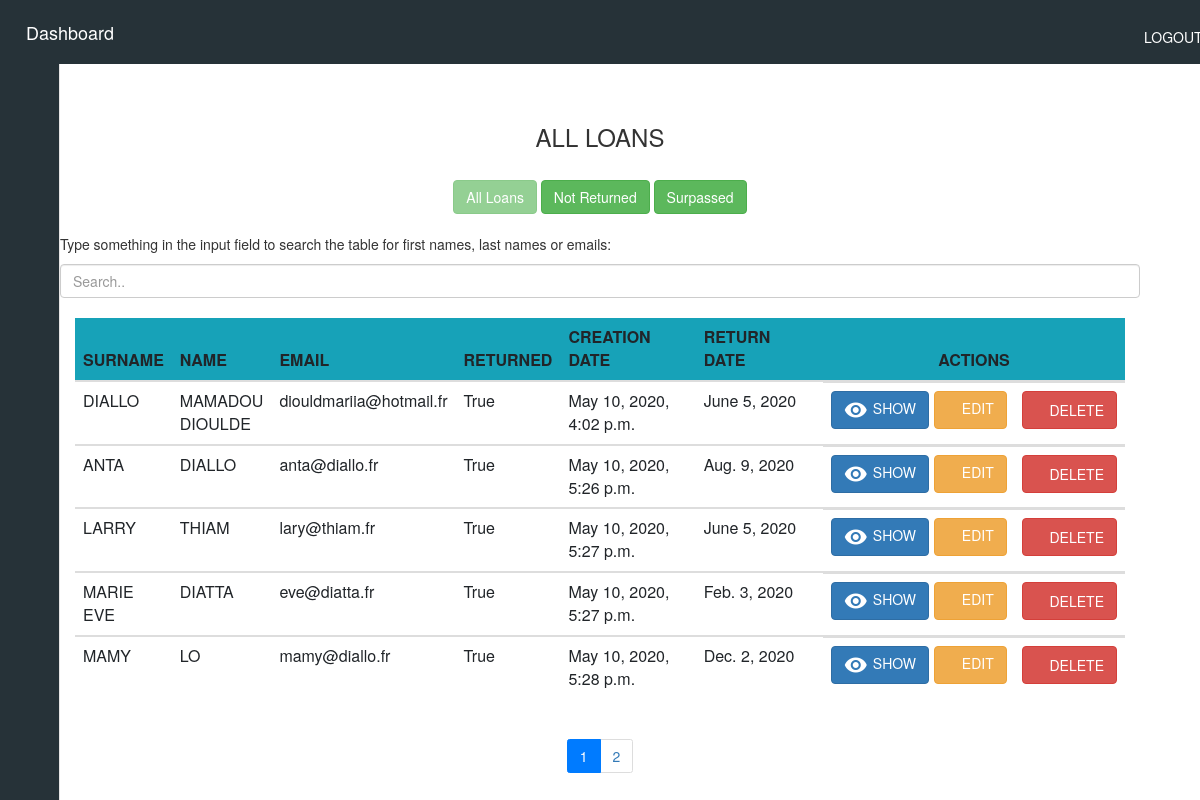
The page /allLoan (signed in) on the database as committed earlier.
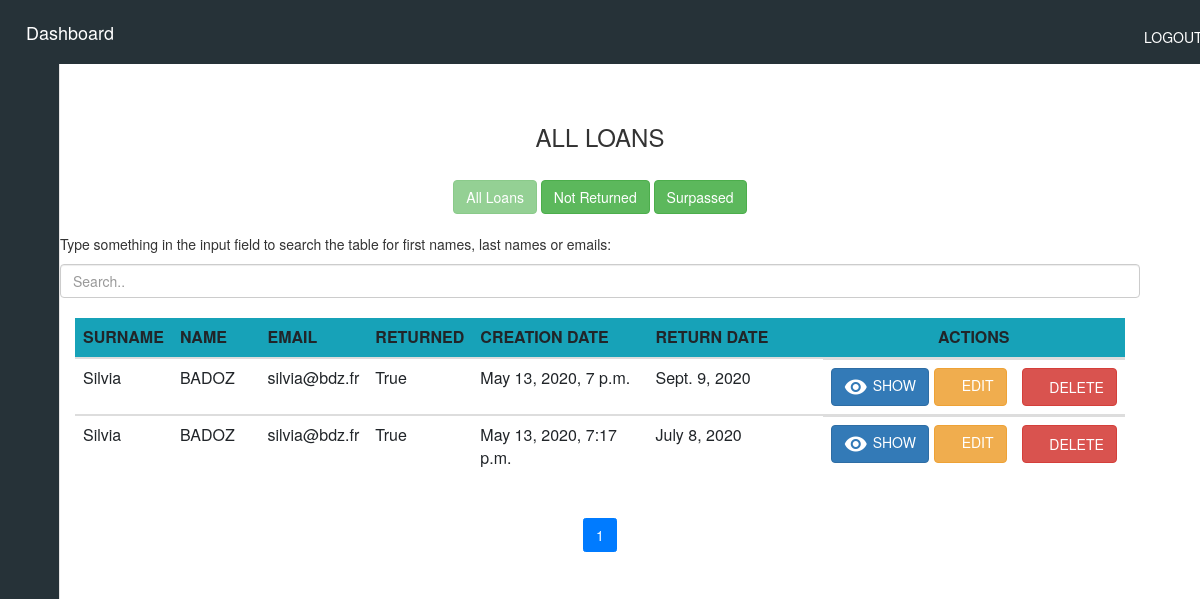
The same page on the database as committed later.
### siteWeb/models.py (models this page shows, shortened)
class Loan(models.Model):
    user = models.ForeignKey(settings.AUTH_USER_MODEL, on_delete=models.CASCADE)
    ordered = models.BooleanField(default=False)
    returned = models.BooleanField(default=False)
    creation_date_loan = models.DateTimeField(default=timezone.now)
    expected_return_date = models.DateField(blank=True, null=True)
    return_date = models.DateField(null=True)
    loaner = models.ForeignKey(Loaner, on_delete=models.CASCADE, blank=False, null=True)
    materials = models.ManyToManyField(LoanMaterial)

class Loaner(models.Model):
    last_name = models.CharField(max_length=255)
    first_name = models.CharField(max_length=255)
    email = models.EmailField(max_length=255, unique=True)
    establishment = models.CharField(max_length=250)
    creation_date = models.DateTimeField(auto_now_add=True)

### siteWeb/views.py (the view)
# urls.py: path('allLoan', views.allLoan, name='allLoan'),
def allLoan(request):
    loan_all = Loan.objects.filter(ordered=True)
    paginator = Paginator(loan_all, per_page=5)
    page_number = request.GET.get('page', 1)
    page_obj = paginator.get_page(page_number)
    return render(request, 'siteWeb/all_Loan.html',
                  {'loan_all': page_obj.object_list, 'paginator': paginator, 'page_number': int(page_number)})

### siteWeb/templates/siteWeb/all_Loan.html (shortened to what this page needs)
{% include "siteWeb/includes/dashboard.html" %}
{% load static %}
{% load crispy_forms_tags %}
{% block content %}
<head>
</head>
<main>
    {% if user.is_authenticated %}
    <body>
    <div class="container">
        <div class="container-fluid">
            <br>
            <center><h3>ALL LOANS</h3></center>
            <br>
            <center>
                <a class="btn btn-success" href="allLoan" disabled>All Loans</a>
                <a class="btn btn-success" href="notReturnedLoan">Not Returned</a>
                <a class="btn btn-success" href="LoanSurpassed">Surpassed</a>
            </center>
            <br>
            <p>Type something in the input field to search the table for first names, last names or emails:</p>
            <input class="form-control" id="myInput" type="text" placeholder="Search..">
            <br>
            <div class="table-responsive table-body" id="table1">
                <table id="loanTable" class="table container-fluid table-responsive">
                    <thead class="bg-info">
                    <tr>
                        <th scope="col" class="col-md-1">SURNAME</th>
                        <th scope="col" class="col-md-1">NAME</th>
                        <th scope="col" class="col-md-1">EMAIL</th>
                        <th scope="col" class="col-md-1">RETURNED</th>
                        <th scope="col" class="col-md-2">CREATION DATE</th>
                        <th scope="col" class="col-md-2">RETURN DATE</th>
                        <th scope="col" class="col-md-2 text-center">ACTIONS</th>
                    </tr>
                    </thead>
                    {% for loan in loan_all %}
                    <tbody id="myTable">
                    <tr id="loan-{{loan.id}}">
                        <td>{{loan.loaner.last_name}}</td>
                        <td>{{loan.loaner.first_name}}</td>
                        <td>{{loan.loaner.email}}</td>
                        <td>{{loan.returned}}</td>
                        <td>{{loan.creation_date_loan}}</td>
                        <td>{{loan.expected_return_date}}</td>
                        <td class="d-flex">
                            <a href="/loan_id/{{loan.id}}" class="btn btn-primary mr-2 d-flex">
                                <span><i class="material-icons mr-2">remove_red_eye</i></span>SHOW
                            </a>
                            <a href="/updateLoan/{{loan.id}}" class="btn btn-warning mr-2">
                                <span><i class="far fa-edit"></i></span> EDIT
                            </a>
                            <button class="btn btn-danger ml-3" onClick="deleteLoan({{loan.id}})">
                                <span><i class="far fa-trash-alt"></i></span> DELETE
                            </button>
                        </td>
                    </tr>
                    </tbody>
                    {% endfor %}
                </table>
                <center>
                    <ul class="pagination">
                        {% for i in paginator.page_range %}
                        <li class="page-item {% if i == page_number %} active {% endif %}">
                            <a class="page-link" href="?page={{ i }}">{{ i }}</a>
                        </li>
                        {% endfor %}
                    </ul>
                </center>
            </div>
        </div>
    </div>
    </body>
    {% else %}
    <center><p> No Permittion. If you have an account, <a href="/accounts/login">login.</a></p></center>
    {% endif %}
</main>
{% endblock %}

Rows that differ between the two databases and show on the page:
removed Loan: loaner.last_name "DIALLO", loaner.first_name "MAMADOU DIOULDE", loaner.email "diouldmariia@hotmail.fr", returned "True", creation_date_loan "May 10, 2020, 4:02 p.m.", expected_return_date "June 5, 2020"
removed Loan: loaner.last_name "ANTA", loaner.first_name "DIALLO", loaner.email "anta@diallo.fr", returned "True", creation_date_loan "May 10, 2020, 5:26 p.m.", expected_return_date "Aug. 9, 2020"
removed Loan: loaner.last_name "LARRY", loaner.first_name "THIAM", loaner.email "lary@thiam.fr", returned "True", creation_date_loan "May 10, 2020, 5:27 p.m.", expected_return_date "June 5, 2020"
removed Loan: loaner.last_name "MARIE EVE", loaner.first_name "DIATTA", loaner.email "eve@diatta.fr", returned "True", creation_date_loan "May 10, 2020, 5:27 p.m.", expected_return_date "Feb. 3, 2020"
removed Loan: loaner.last_name "MAMY", loaner.first_name "LO", loaner.email "mamy@diallo.fr", returned "True", creation_date_loan "May 10, 2020, 5:28 p.m.", expected_return_date "Dec. 2, 2020"
added Loan: loaner.last_name "Silvia", loaner.first_name "BADOZ", loaner.email "silvia@bdz.fr", returned "True", creation_date_loan "May 13, 2020, 7 p.m.", expected_return_date "Sept. 9, 2020"
added Loan: loaner.last_name "Silvia", loaner.first_name "BADOZ", loaner.email "silvia@bdz.fr", returned "True", creation_date_loan "May 13, 2020, 7:17 p.m.", expected_return_date "July 8, 2020"
Other text that changed with them:
list line gone: "2"
